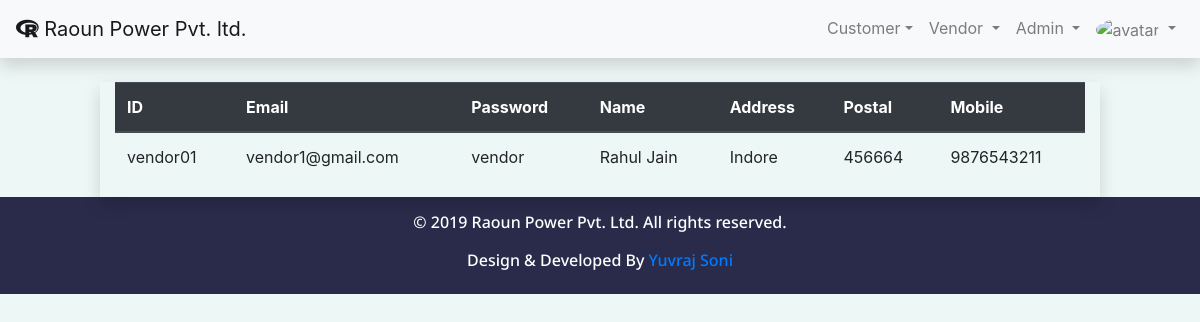
The page /admin/viewvendor.php (signed in) on the database its author committed.
### tables this page shows
CREATE TABLE `vendorinfo` (
  `Vendorid` varchar(10) NOT NULL,
  `Email` varchar(20) DEFAULT NULL,
  `Password` varchar(10) NOT NULL,
  `Name` varchar(20) DEFAULT NULL,
  `Address` varchar(30) DEFAULT NULL,
  `Postal` int(10) DEFAULT NULL,
  `Mobile` varchar(10) DEFAULT NULL
);

### admin/function.php (called while the page is built, shortened)
<?php
function connectinfo()
{
	$con = mysqli_connect("localhost", "root", "", "raoun power pvt. ltd");
    return $con;
}
function readrecord($qry)
{
	$rs = mysqli_query(connectinfo(), $qry);
	return $rs;
}
?>

### admin/viewvendor.php (the view, shortened to what this page needs)
<?php include("function.php") ?>
<!doctype html>
<html lang="en-us">
<head>
    <?php include("links.php"); ?>
</head>
<body style="background-color:#EDF7F5";>
	<?php include("navbar.php") ?>
<div class="container-fluid">
	<div class="row mt-4">
		<div class="col-lg-1"></div>
			<div class="col-lg-10 table-responsive shadow">
				<table class="table table-hover">
					<thead class="thead-dark">
						<tr>
							<th>ID</th>
							<th>Email</th>
							<th>Password</th>
							<th>Name</th>
							<th>Address</th>
							<th>Postal</th>
							<th>Mobile</th>
						</tr>
					</thead>
					<tbody><?php
							$qry = "SELECT * FROM vendorinfo";
							$rs = readrecord($qry);
							while($row = mysqli_fetch_array($rs))
							{
							$id = $row["Vendorid"];
							$email = $row["Email"];
							$pwd = $row["Password"];
							$name = $row["Name"];
							$address = $row["Address"];
							$postal = $row["Postal"];
							$mobile = $row["Mobile"];
							?>
						<tr>
							<td><?php echo $id; ?></td>
							<td><?php echo $email; ?></td>
							<td><?php echo $pwd; ?></td>
							<td><?php echo $name; ?></td>
							<td><?php echo $address; ?></td>
							<td><?php echo $postal; ?></td>
							<td><?php echo $mobile; ?></td>
						</tr>
						<?php } ?>
					</tbody>
				</table>
			</div>
		<div class="col-lg-1"></div>
    </div>
</div>
	<?php include("footer.php") ?>
</body>
</html>

### rows shown on the page
vendorinfo: Vendorid "vendor01", Email "vendor1@gmail.com", Password "vendor", Name "Rahul Jain", Address "Indore", Postal "456664", Mobile "9876543211"
